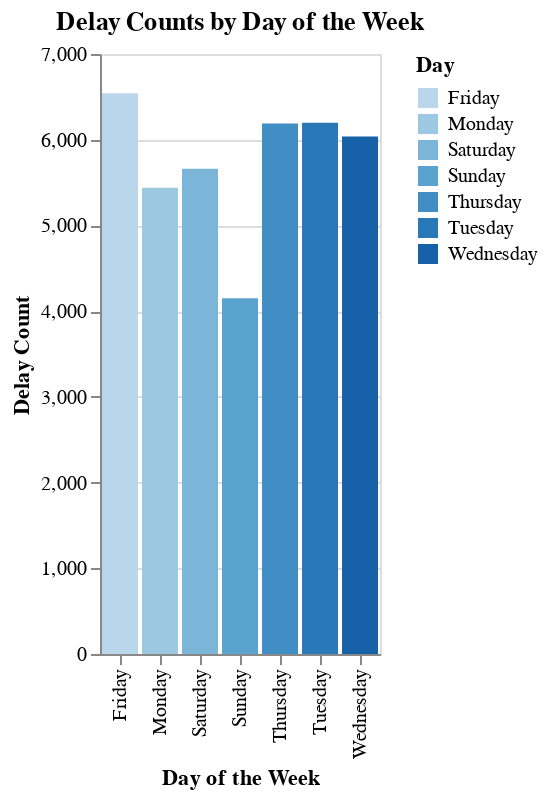

Source (notebook cell):
### Code cell
# Delay Counts by Day of the Week

delay_counts_day = delayed_ttc.groupby('Day')['Min Delay'].count().reset_index()
delay_counts_day = delay_counts_day.rename(columns={'Min Delay': 'Delay Count'})
delay_counts_day = delay_counts_day.sort_values(by='Delay Count', ascending=False)
print("\nDelay Counts by Day of the Week")
print(delay_counts_day)


# Plot delay counts by Day of the Week
chart_month = alt.Chart(delay_counts_day).mark_bar().encode(
    x=alt.X('Day:O', title='Day of the Week'),
    y=alt.Y('Delay Count:Q', title='Delay Count'),
    color='Day:O'
).properties(
    title='Delay Counts by Day of the Week'
)

chart_month.show()

### Figure 1 — Vega specification as saved in the notebook (floating-point values rounded to 4 significant figures)
{"$schema": "https://vega.github.io/schema/vega/v5.json", "data": [{"name": "source_0", "values": [{"Day": "Friday", "Delay Count_end": 6541.0, "Delay Count_start": 0.0}, {"Day": "Tuesday", "Delay Count_end": 6198.0, "Delay Count_start": 0.0}, {"Day": "Thursday", "Delay Count_end": 6189.0, "Delay Count_start": 0.0}, {"Day": "Wednesday", "Delay Count_end": 6038.0, "Delay Count_start": 0.0}, {"Day": "Saturday", "Delay Count_end": 5662.0, "Delay Count_start": 0.0}, {"Day": "Monday", "Delay Count_end": 5441.0, "Delay Count_start": 0.0}, {"Day": "Sunday", "Delay Count_end": 4149.0, "Delay Count_start": 0.0}]}, {"name": "source_0_x_domain_Day", "values": [{"Day": "Friday"}, {"Day": "Tuesday"}, {"Day": "Thursday"}, {"Day": "Wednesday"}, {"Day": "Saturday"}, {"Day": "Monday"}, {"Day": "Sunday"}]}, {"name": "source_0_color_domain_Day", "values": [{"Day": "Friday"}, {"Day": "Tuesday"}, {"Day": "Thursday"}, {"Day": "Wednesday"}, {"Day": "Saturday"}, {"Day": "Monday"}, {"Day": "Sunday"}]}], "signals": [{"name": "x_step", "value": 20}, {"name": "width", "update": "bandspace(domain('x').length, 0.1, 0.05) * x_step"}], "marks": [{"type": "rect", "name": "marks", "from": {"data": "source_0"}, "encode": {"update": {"y2": {"field": "Delay Count_start", "scale": "y"}, "width": {"signal": "max(0.25, bandwidth('x'))"}, "x": {"field": "Day", "scale": "x"}, "fill": {"field": "Day", "scale": "color"}, "y": {"field": "Delay Count_end", "scale": "y"}}}, "style": ["bar"]}], "scales": [{"name": "x", "type": "band", "domain": {"data": "source_0_x_domain_Day", "field": "Day", "sort": true}, "range": {"step": {"signal": "x_step"}}, "paddingInner": 0.1, "paddingOuter": 0.05}, {"name": "y", "type": "linear", "domain": {"data": "source_0", "fields": ["Delay Count_start", "Delay Count_end"]}, "range": [{"signal": "height"}, 0], "nice": true, "zero": true}, {"name": "color", "type": "ordinal", "domain": {"data": "source_0_color_domain_Day", "field": "Day", "sort": true}, "range": "ordinal", "interpolate": "hcl"}], "axes": [{"scale": "y", "labels": false, "tickCount": {"signal": "ceil(height/40)"}, "grid": true, "aria": false, "orient": "left", "domain": false, "maxExtent": 0, "minExtent": 0, "zindex": 0, "gridScale": "x", "ticks": false}, {"scale": "x", "title": "Day of the Week", "labelAlign": "right", "labelBaseline": "middle", "zindex": 0, "labelAngle": 270, "grid": false, "orient": "bottom"}, {"scale": "y", "zindex": 0, "labelOverlap": true, "title": "Delay Count", "orient": "left", "tickCount": {"signal": "ceil(height/40)"}, "grid": false}], "title": {"text": "Delay Counts by Day of the Week", "frame": "group"}, "style": "cell", "background": "white", "padding": 5, "legends": [{"fill": "color", "symbolType": "square", "title": "Day"}], "height": 300}
